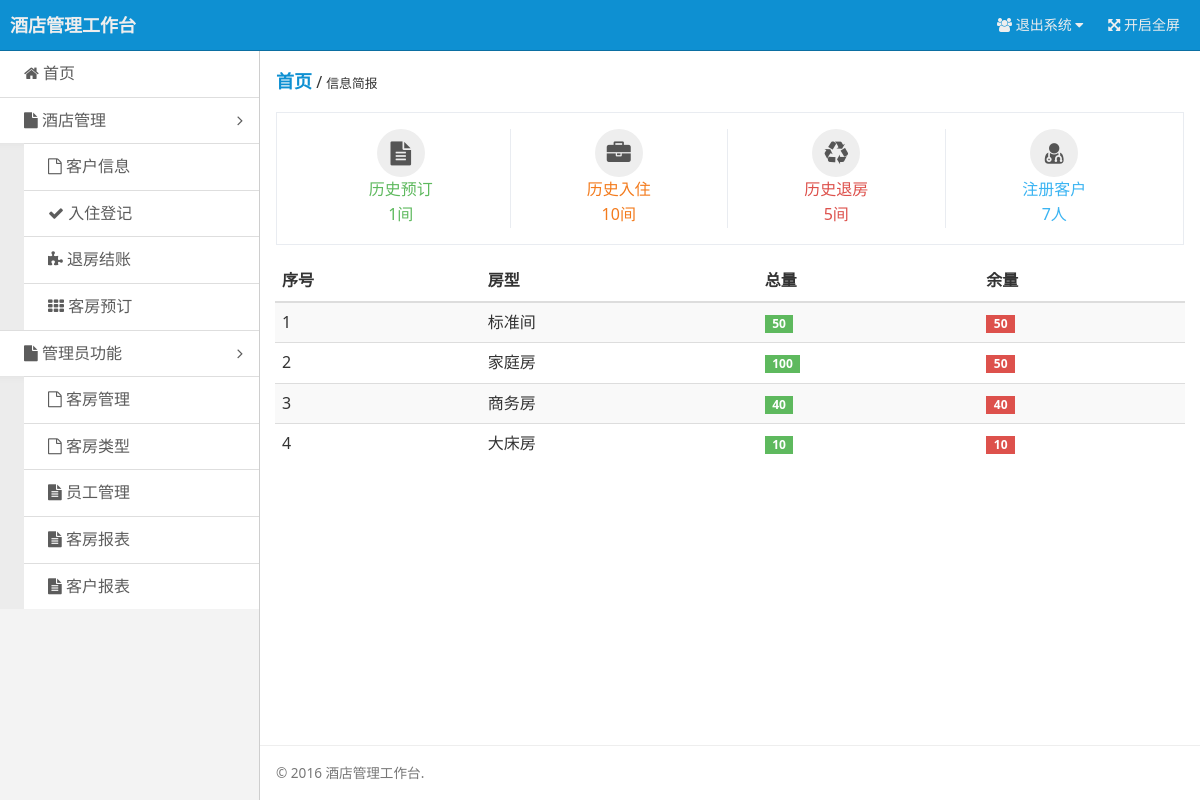
The page /admin.php (signed in) on the database as committed earlier.
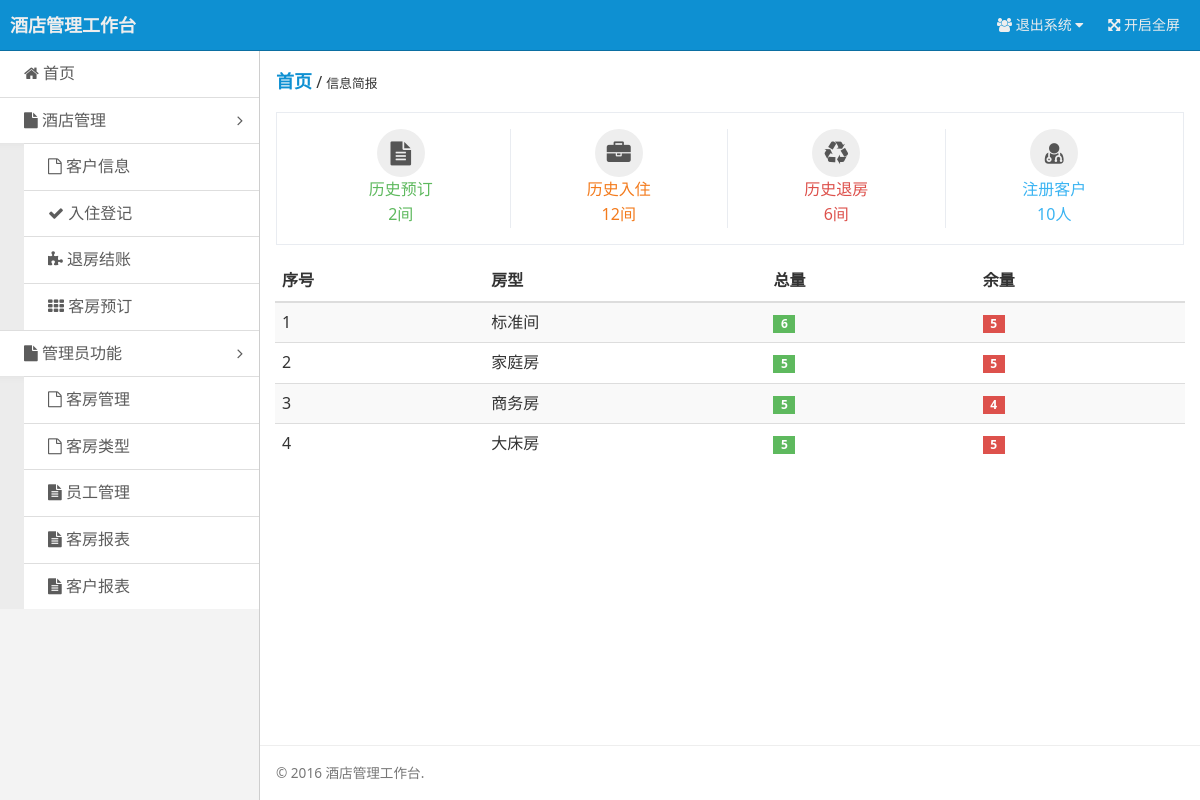
The same page on the database as committed later.
### tables this page shows
CREATE TABLE `t_room_type` (
  `id` int(6) NOT NULL AUTO_INCREMENT,
  `room_type` varchar(20) DEFAULT NULL,
  `price` decimal(9,2) DEFAULT NULL,
  `quantity` int(6) DEFAULT NULL,
  `remain` int(6) DEFAULT NULL,
  `is_delete` int(6) unsigned zerofill DEFAULT NULL,
  `description` varchar(200) DEFAULT NULL,
  `img` varchar(100) DEFAULT NULL,
  PRIMARY KEY (`id`)
);

### admin.php (called while the page is built, shortened)
<?php
require_once('common/EasyMySQLi.inc.php');
$peoples = $mysql->querySingleField('SELECT count(`id`) FROM t_customer');
$reserves = $mysql->querySingleField('SELECT count(`id`) FROM t_reserve');
$checkins = $mysql->querySingleField('SELECT count(`id`) FROM t_check_in');
$checkouts = $mysql->querySingleField('SELECT count(`id`) FROM t_check_in WHERE check_out = 1');
$types = $mysql->queryAllRows('SELECT * FROM t_room_type WHERE is_delete = 0 ORDER BY `id` ASC');
include('template/layout.php');

### common/EasyMySQLi.inc.php (called while the page is built, shortened)
<?php
class EasyMySQLi extends mysqli {
    private $_stmt;
    private $debug = false;
    private $exceptions = true;
    private $_res;
    private $arraytype = EMYSQLI_BIND_ASSOC;
    private function getRefs(&$src) {
        $r = array();
        foreach ($src as $k => $garbage) $r[$k] = &$src[$k];
        return $r;
    }
    private function _execute($args) {
        $this->_stmt = $this->stmt_init();
        if (count($args) > 1) {
            if ($this->debug) {
                print "Source-Array:\n";
                print_r($args);
            }
            $this->_stmt->prepare($args[0]);
            if ($this->_stmt->errno > 0) {
                if ($this->exceptions) throw new MySQLiException('MySQLi-Statement-Error '.$this->_stmt->errno.': '.$this->_stmt->error);
                else return null;
            }
            $params = array(0 => '');
            foreach ($args as $k => $v) {
                if ($k == 0) continue;
                if (is_double($v) || is_float($v)) {
                    if ($this->debug) print "$k identified as being a FLOAT or DOUBLE\n";
                    $params[0] .= 'd';
                    $cv = doubleval($v);
                } else if (is_int($v) || is_long($v)) {
                    if ($this->debug) print "$k identified as being a INT or LONG\n";
                    $params[0] .= 'i';
                    $cv = intval($v);
                } else if (is_string($v)) {
                    if ($this->debug) print "$k identified as being a sexy STRING\n";
                    $params[0] .= 's';
                    $cv = strval($v);
                } else {
                    if ($this->debug) print "$k identified as being a BINARY (BLOB)\n";
                    $params[0] .= 'b';
                    $cv = $v;
                }
                $params[] = $cv;
            }
            if ($this->debug) {
                print "Bind-Array:\n";
                print_r($params);
            }
            call_user_func_array(array($this->_stmt, 'bind_param'), $this->getRefs($params));
        } else {
            $this->_stmt->prepare($args[0]);
        }
        $success = ($this->_stmt->execute() ? true : false);
        if (!$success) {
            if ($this->exceptions) throw new MySQLiQueryException($args[0], $this->_stmt);
            else return null;
        }
        else $this->_res = $this->_stmt->store_result();
        return $success;
    }
    private function _bindRes ($type=false, $limit=false) {
        if (!$type) $type = $this->arraytype;
        $this->_res = array();
        $raw = array();
        if (($type & EMYSQLI_BIND_ASSOC) == EMYSQLI_BIND_ASSOC) {
            $fields = $this->_stmt->result_metadata()->fetch_fields();
            $cnt = count($fields);
        } else {
            $cnt = $this->_stmt->field_count;
        }
        for ($i=0 ; $i<$cnt ; $i++) {
            $raw[] = null;
        }
        call_user_func_array(array($this->_stmt, 'bind_result'), $this->getRefs($raw));
        while ($this->_stmt->fetch()) {
            $tmp = array();
            if (($type & EMYSQLI_BIND_INDEXED) == EMYSQLI_BIND_INDEXED) $tmp = $raw;
            if (($type & EMYSQLI_BIND_ASSOC) == EMYSQLI_BIND_ASSOC) {
                foreach ($raw as $id => $val) {
                    $tmp[$fields[$id]->name] = $val;
                }
            }
            $this->_res[] = $tmp;
        }
    }
    public function querySingleField($query) {
        $res = $this->_execute(func_get_args());
        $this->_bindRes(EMYSQLI_BIND_INDEXED);
        return $this->_res[0][0];
    }
    public function queryAllRows($query) {
        $res = $this->_execute(func_get_args());
        $this->_bindRes();
        return $this->_res;
    }
}
?>

### template/admin.php (the view, shortened to what the changed rows need)
<div class="admin-content">
    <div class="admin-content-body">
        <ul class="am-avg-sm-1 am-avg-md-4 am-margin am-padding am-text-center admin-content-list ">
            <li><a href="#" class="am-text-success"><span class="am-icon-btn am-icon-file-text"></span><br/>历史预订<br/><?php echo $reserves;?>间</a></li>
            <li><a href="#" class="am-text-warning"><span class="am-icon-btn am-icon-briefcase"></span><br/>历史入住<br/><?php echo $checkins;?>间</a></li>
            <li><a href="#" class="am-text-danger"><span class="am-icon-btn am-icon-recycle"></span><br/>历史退房<br/><?php echo $checkouts;?>间</a></li>
            <li><a href="#" class="am-text-secondary"><span class="am-icon-btn am-icon-user-md"></span><br/>注册客户<br/><?php echo $peoples;?>人</a></li>
        </ul>
        <div class="am-g">
            <div class="am-u-sm-12">
                <table class="am-table am-table-bd am-table-striped admin-content-table">
                    <thead>
                    <tr>
                        <th>序号</th><th>房型</th><th>总量</th><th>余量</th>
                    </tr>
                    </thead>
                    <tbody>
                    <?php
                    $i=0;
                    foreach($types as $row){
                        $i++;
                        echo <<<TR
                        <tr><td>{$i}</td><td>{$row['room_type']}</td><td><span class="am-badge am-badge-success">{$row['quantity']}</span></td><td><span class="am-badge am-badge-danger">{$row['remain']}</span></td>
                        </tr>
TR;
                    }
                    ?>
                    </tbody>
                </table>
            </div>
        </div>
    </div>
</div>

Rows that differ between the two databases and show on the page:
changed t_room_type "标准间": quantity "50" → "6"; remain "50" → "5"
changed t_room_type "家庭房": quantity "100" → "5"; remain "50" → "5"
changed t_room_type "商务房": quantity "40" → "5"; remain "40" → "4"
changed t_room_type "大床房": quantity "10" → "5"; remain "10" → "5"
Other text that changed with them:
$reserves: "1" → "2"
$checkins: "10" → "12"
$checkouts: "5" → "6"
$peoples: "7" → "10"
